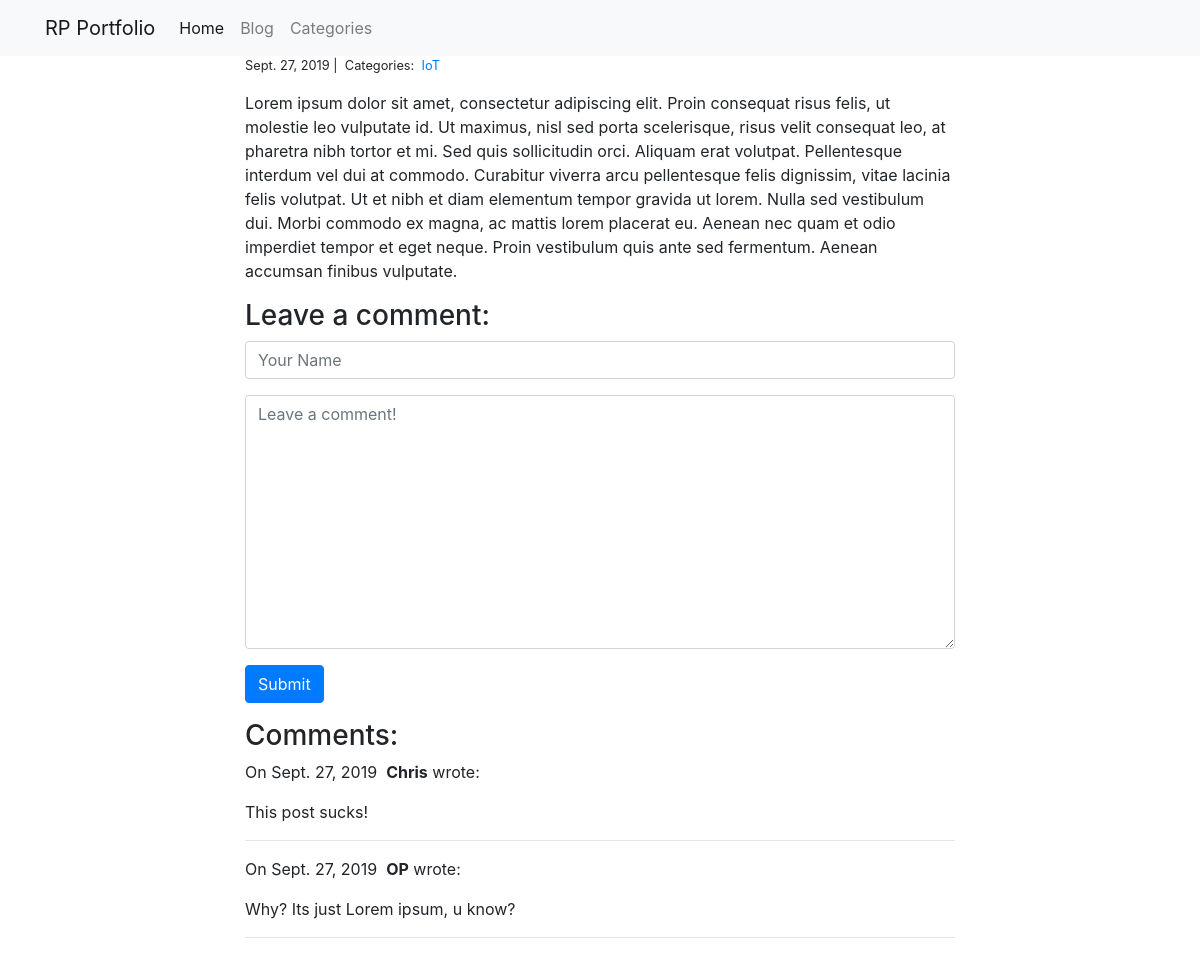
Page /blog/8/ on the committed database.
### blog/models.py (models this page shows, shortened)
class Post(models.Model):
    title = models.CharField(max_length=225)
    body = models.TextField()
    created_on = models.DateTimeField(auto_now_add=True)
    last_modified = models.DateTimeField(auto_now=True)
    categories = models.ManyToManyField("Category", related_name="posts")
    tags = models.ManyToManyField("Tag", related_name="posts")

class Category(models.Model):
    name = models.CharField(max_length=20)

class Comment(models.Model):
    author = models.CharField(max_length=60)
    body = models.TextField()
    created_on = models.DateTimeField(auto_now_add=True)
    post = models.ForeignKey('Post', on_delete=models.CASCADE)

### blog/views.py (the view, shortened to what this page needs)
# urls.py: path("<int:pk>/", views.blog_detail, name="blog_detail"),
def blog_detail(request, pk):
    post = Post.objects.get(pk=pk)
    form = CommentForm()
    comments = Comment.objects.filter(post=post)
    context = {"post": post, "comments":comments, "form":form}
    return render(request, "blog_detail.html", context)

### blog/forms.py
class CommentForm(forms.Form):
    author = forms.CharField(max_length=60, widget=forms.TextInput(attrs={"class":"form-control", "placeholder": "Your Name"}))
    body = forms.CharField(widget=forms.Textarea(attrs={"class": "form-control", "placeholder":"Leave a comment!"}))

### blog/templates/blog_detail.html (shortened to what this page needs)
{% extends "base.html" %}
{% block page_content %}
<div class="col-md-8 offset-md-2">
    <h1>{{ post.title }}</h1>
    <small>
        {{ post.created_on.date }} |&nbsp;
        Categories:&nbsp;
        {% for category in post.categories.all %}
        <a href="{% url 'blog_category' category.name %}">
            {{ category.name }}
        </a>&nbsp;
        {% endfor %}
    </small>
    <p>{{ post.body | linebreaks }}</p>
    <h3>Leave a comment:</h3>
    <form action="/blog/{{ post.pk }}/" method="post">
        <div class="form-group">
            {{ form.author }}
        </div>
        <div class="form-group">
            {{ form.body }}
        </div>
        <button type="submit" class="btn btn-primary">Submit</button>
    </form>
    <h3>Comments:</h3>
    {% for comment in comments %}
    <p>
        On {{comment.created_on.date }}&nbsp;
        <b>{{ comment.author }}</b> wrote:
    </p>
    <p>{{ comment.body }}</p>
    <hr>
    {% endfor %}
</div>
{% endblock %}

### rows in the picture
Post: created_on "Sept. 27, 2019", body "Lorem ipsum dolor sit amet, consectetur adipiscing elit. Proin consequat risus felis, ut molestie leo vulputate id. Ut maximus, nisl sed porta scelerisque, risus velit consequat leo, at pharetra nibh tortor et mi. Sed quis sollicitudin orci. Aliquam erat volutpat. Pellentesque interdum vel dui at commodo. Curabitur viverra arcu pellentesque felis dignissim, vitae lacinia felis volutpat. Ut et nibh et diam elementum tempor gravida ut lorem. Nulla sed vestibulum dui. Morbi commodo ex magna, ac mattis lorem placerat eu. Aenean nec quam et odio imperdiet tempor et eget neque. Proin vestibulum quis ante sed fermentum. Aenean accumsan finibus vulputate."
Category: name "IoT"
Comment: created_on "Sept. 27, 2019", author "Chris", body "This post sucks!"
Comment: created_on "Sept. 27, 2019", author "OP", body "Why? Its just Lorem ipsum, u know?"
